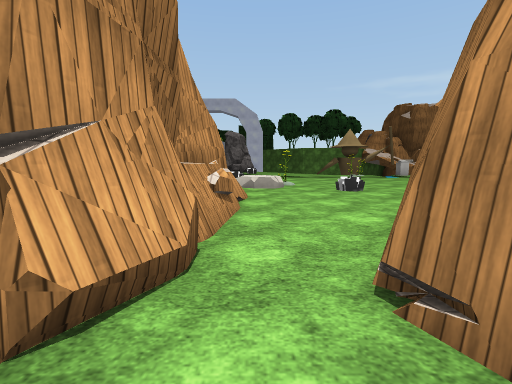
[1] (above)

18 first-person views from a walk through a 3-D level made in the Unity game engine. The camera is 1.3 m above the floor, tilts 6° down and sees 85° across. The floor is counted in squares, 2 m on a side. Each view is taken from the middle of a square. On the plan, view 1 faces up. The plan holds only what a view shows up to about 9 squares ahead; the rest is blank. The place goes on beyond the plan. The player character is not drawn. Some surface patterns are stand-ins.

[2]
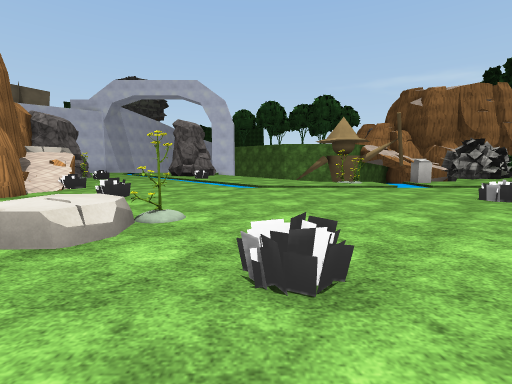

[3]
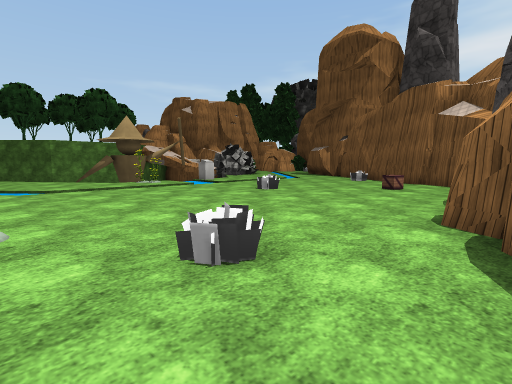

[4]
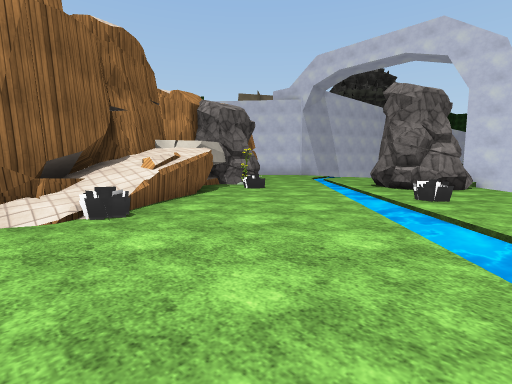

[5]
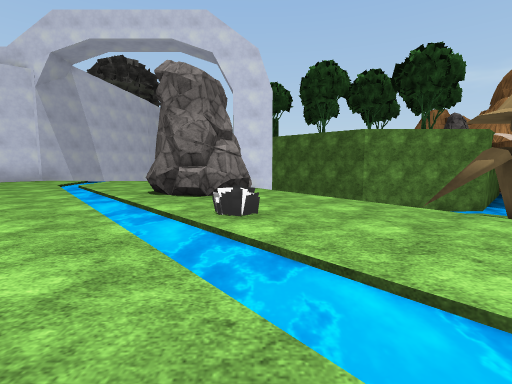

[6]
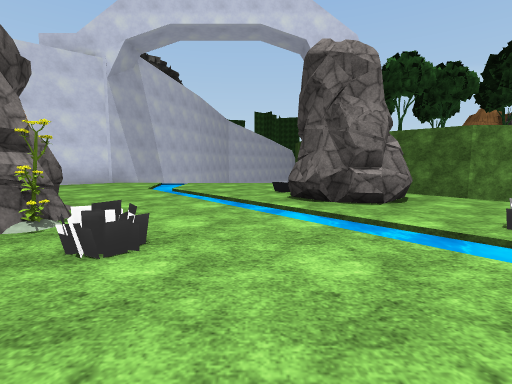

[7]
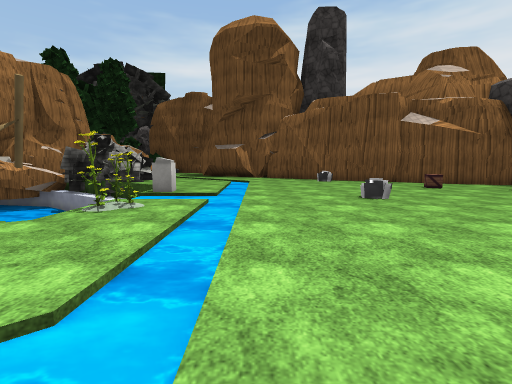

[8]
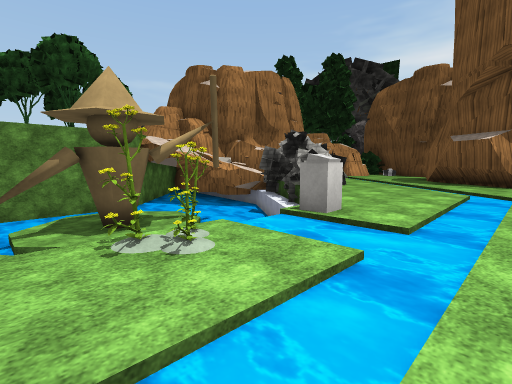

[9]
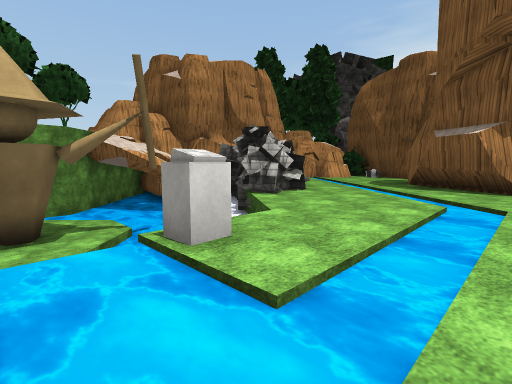

[10]
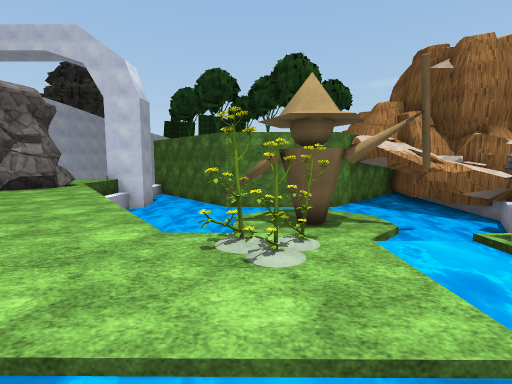

[11]
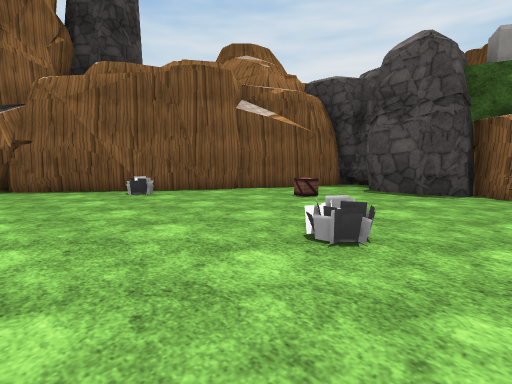

[12]
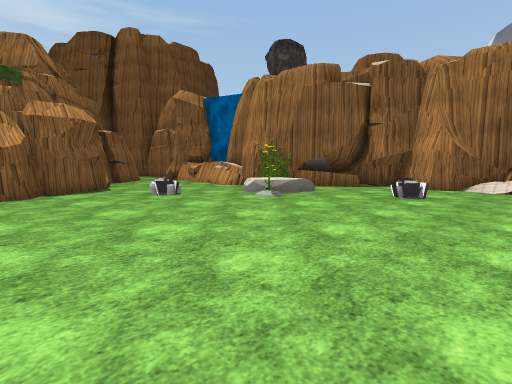

[13]
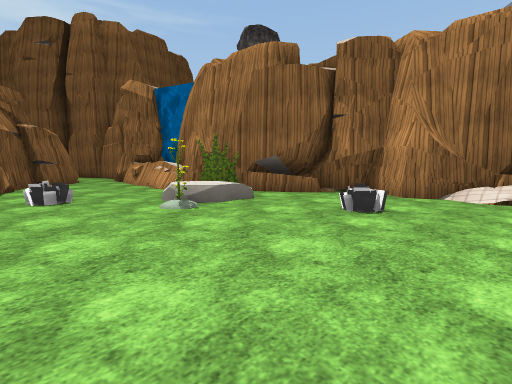

[14]
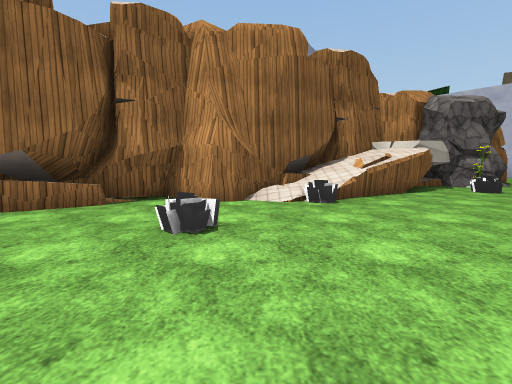

[15]
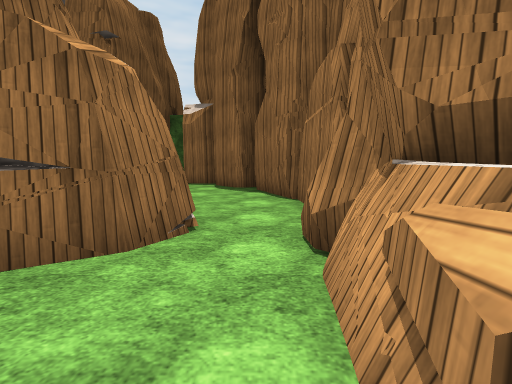

[16]
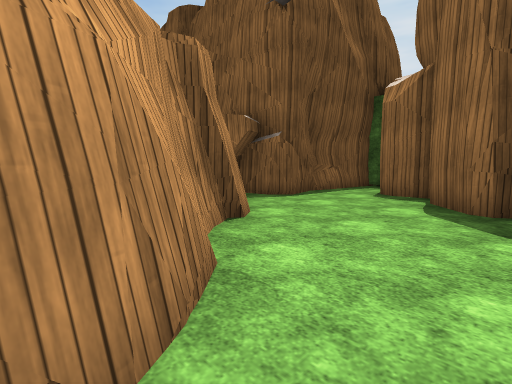

[17]
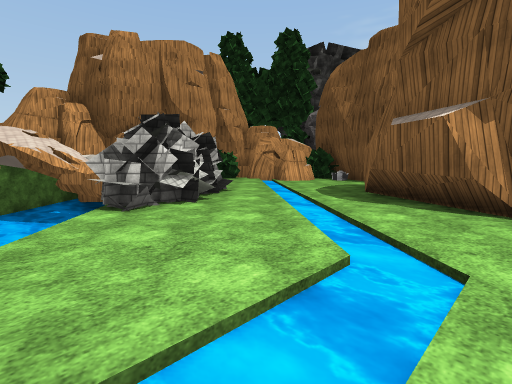

[18]
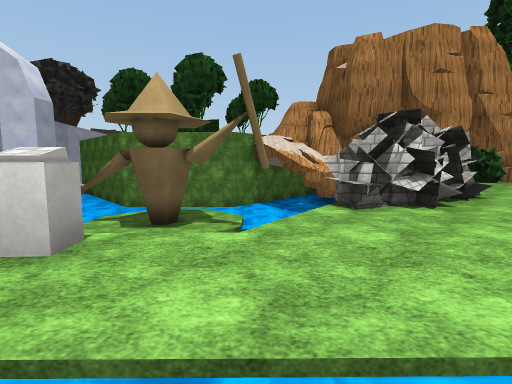

### Floor plan
Key: @ floor where view 1 was taken; # wall or solid block; . main floor; - floor 0.25 m lower than the main floor; : floor 1 m higher than the main floor; / step, stairs or slope; ≈ water the walk keeps out of; ^ raised ledge; v drop or lower ground; R rock; O other object.
Columns run from 9 left of view 1 to 16 right of it. Each row starts with its distance up from view 1.
 23 ##≈≈≈--      ###  ≈#
 22 #..≈≈..      ≈≈≈≈≈≈####
 21  ...≈..O   ≈≈≈≈vv≈≈≈#:#
 20   ...≈ORRR ≈≈≈^##v≈≈≈≈
 19   #..≈≈RRRv ≈≈v##v≈≈≈#
 18   RR..≈RR..≈  ≈vv≈≈≈###..≈
 17   RRO..≈.O..≈      ####.≈
 16   OROO..≈O..v      ###.≈.
 15   ###....≈...v≈≈ ≈v...≈.#
 14    ###....≈...O≈OO...≈.##
 13     ##....≈≈≈≈≈≈≈≈≈≈≈..#
 12      #O................#
 11      ##...............##
 10       #.O......O....O##
  9       #..............#
  8       ##//O.........##
  7       ##OO.O.....O.##
  6        ##..........#
  5         #....###RR.#
  4         ^...## # RRR
  3         #...#
  2         #.###
  1         #.##
  0         #@.##
 -1         #...#
 -2         #....
 -3         ##...#
 -4          ##..#
 -5           ##.#
 -6             .#
 -7             ##

Where each view was taken, in squares from view 1:
view 1: 0 up, 0 right, facing up
view 2: 5 up, 2 right, facing up
view 3: 5 up, 1 right, facing up-right
view 4: 11 up, 1 right, facing up-left
view 5: 13 up, 0 right, facing up
view 6: 14 up, 3 left, facing up
view 7: 12 up, 1 right, facing right
view 8: 12 up, 4 right, facing up-right
view 9: 12 up, 6 right, facing up-right
view 10: 12 up, 5 right, facing up
view 11: 12 up, 5 right, facing down-right
view 12: 12 up, 5 right, facing down-left
view 13: 12 up, 3 right, facing down-left
view 14: 11 up, 2 right, facing left
view 15: 4 up, 0 right, facing down
view 16: 1 up, 0 right, facing down-right
view 17: 12 up, 9 right, facing up-right
view 18: 12 up, 9 right, facing up
